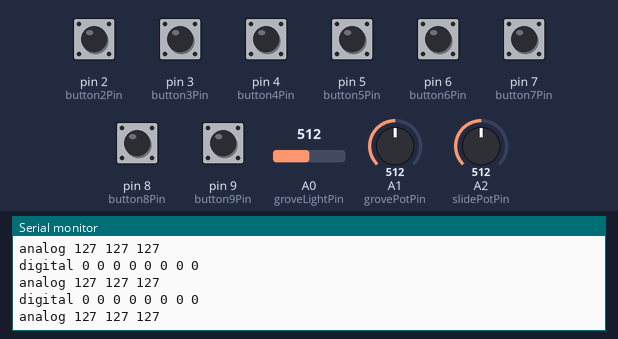
Bench run of a sketch on a simulated Arduino Uno, built with avr-gcc and run on an emulated ATmega328P. On the bench: the last lines printed to the serial monitor. The inputs (shaded band) are chosen by the test bench; at power-on: pin 2 (button2Pin), pin 3 (button3Pin), pin 4 (button4Pin), pin 5 (button5Pin), pin 6 (button6Pin), pin 7 (button7Pin), pin 8 (button8Pin), pin 9 (button9Pin) LOW, A2 (slidePotPin) = 512, A0 (groveLightPin) = 512, A1 (grovePotPin) = 512.

Above: at 4.2 s.
4.3 s: A2 (slidePotPin) set to 412
At 4.38 s:
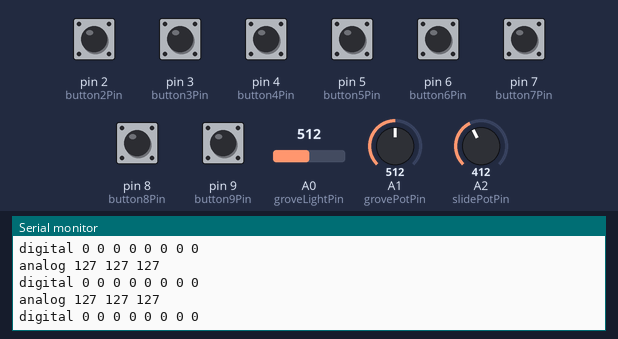
7.3 s: A2 (slidePotPin) set to 388
At 7.34 s:
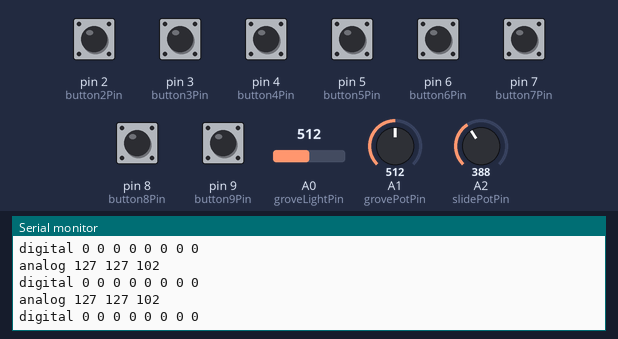
Timing chart, 0 to 10.3 s (numbered marks = the images above; inputs shaded):
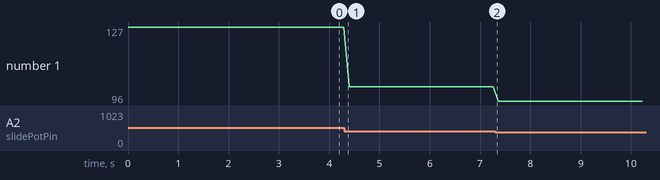

Measured:
- plotted number 1: 127 → 102 after the input at 4.3 s, 102 → 96 after the input at 7.3 s

The sketch:

sensor-reader.ino
```cpp
// assign variable to each pin
const int groveLightPin = A0;
const int grovePotPin = A1;
const int slidePotPin = A2;

const int button2Pin = 2;
const int button3Pin = 3;
const int button4Pin = 4;
const int button5Pin = 5;
const int button6Pin = 6;
const int button7Pin = 7;
const int button8Pin = 8;
const int button9Pin = 9;

// assign initial values
int groveLightVal = 0;
int grovePotVal = 0;
int slidePotVal = 0;

int button2State = 0;
int button3State = 0;
int button4State = 0;
int button5State = 0;
int button6State = 0;
int button7State = 0;
int button8State = 0;
int button9State = 0;

void setup() {
  // initialize digital pins:
  pinMode(button2Pin, INPUT);
  pinMode(button3Pin, INPUT);
  pinMode(button4Pin, INPUT);
  pinMode(button5Pin, INPUT);
  pinMode(button6Pin, INPUT);
  pinMode(button7Pin, INPUT);
  pinMode(button8Pin, INPUT);
  pinMode(button9Pin, INPUT);

  // initialize serial communication at 9600 bits per second:
  Serial.begin(9600);
}

void loop() {
  // read digital pins:
  button2State = digitalRead(button2Pin);
  button3State = digitalRead(button3Pin);
  button4State = digitalRead(button4Pin);
  button5State = digitalRead(button5Pin);
  button6State = digitalRead(button6Pin);
  button7State = digitalRead(button7Pin);
  button8State = digitalRead(button8Pin);
  button9State = digitalRead(button9Pin);

  // read the input on analog pins:
  groveLightVal = analogRead(A0);
  grovePotVal = analogRead(A1);
  slidePotVal = analogRead(A2);

  groveLightVal = map(groveLightVal, 0, 1023, 0, 255);
  grovePotVal = map(grovePotVal, 0, 1023, 0, 255);
  slidePotVal = map(slidePotVal, 0, 1023, 0, 255);

  // print out the value you read:
  Serial.print(String("analog ") + groveLightVal + String(" "));
  Serial.print(grovePotVal + String(" "));
  Serial.print(slidePotVal + String("\r\n"));

  Serial.print(String("digital ") + button2State + String(" "));
  Serial.print(button3State + String(" "));
  Serial.print(button4State + String(" "));
  Serial.print(button5State + String(" "));
  Serial.print(button6State + String(" "));
  Serial.print(button7State + String(" "));
  Serial.print(button8State + String(" "));
  Serial.print(button9State + String("\r\n"));

  delay(100);        // delay in between reads for stability
}
```
